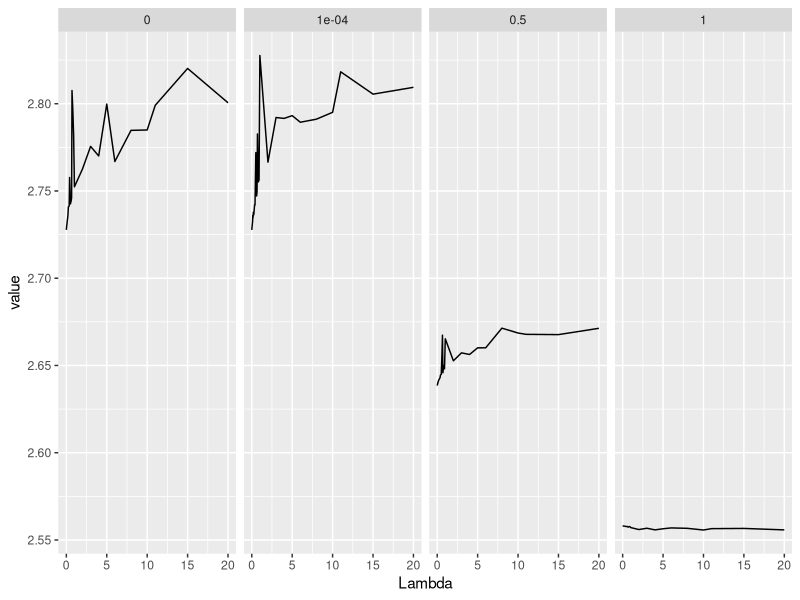

Write the R code that produced this figure.
# Project:   quarto-website
# Objective: MM algorithm for the elastic net
# Author:    Edoardo Costantini
# Created:   2023-11-03
# Modified:  2023-11-03
# Notes:

library(reshape2)
library(ggplot2)
library(dplyr)

# Data generation --------------------------------------------------------------

# Define sample size
n <- 50

# How many Predictors
p <- 9

# Create a baseline matrix
R <- diag(p)

# Define special correlation blocks
R[1, 2] <- .8
R[1, 3] <- .7
R[2, 3] <- .6
R[7, 8] <- .2
R[7, 9] <- .4
R[8, 9] <- .3

# Make it simmetrical
R[lower.tri(R)] <- t(R)[lower.tri(R)]

# Sample X
X <- MASS::mvrnorm(n = n, mu = rep(0, p), Sigma = R)

# Define regression coefficeints
B <- c(0, 1, 2, 0, 0, 3, 1.5, 1.5, 0)

# Define dependent variable
y <- X %*% B + rnorm(n, 0, 10)

# MM optimization procedure ----------------------------------------------------

EN_MM <- function(X, y, lambda_L, lambda_R) {
    # Define constant objects
    XX <- t(X) %*% X
    Xy <- t(X) %*% y

    # Define convergence criterion
    epsi <- 1e-12

    # Define starting values for iterative procedure
    conv <- FALSE
    iter <- 1

    # Initialize beta (i minus 1 = 0)
    B_im1 <- rnorm(p)

    # Define l1 penalty
    penalty_L <- sum(abs(B_im1))

    # Define l2 penalty
    penalty_R <- sum((B_im1)^2)

    # Loss function at i minus 1
    loss_im1 <- sum((y - X %*% B_im1)^2) + lambda_L * penalty_L + lambda_R * penalty_R

    while (conv == FALSE) {
        # Define D
        D <- diag((abs(B_im1) + epsi)^(-1))

        # Update Beta
        B_i <- solve(XX + lambda_L / 2 * D + diag(lambda_R, p)) %*% Xy

        # Update l1 penalty
        penalty_L <- colSums(abs(B_i))

        # Update l2 penalty
        penalty_R <- colSums(B_i^2)

        # Update loss function
        loss_i <- sum((y - X %*% B_i)^2) + lambda_L * penalty_L + lambda_R * penalty_R

        # Check convergence
        if (loss_im1 - loss_i < epsi) {
            conv <- TRUE
            B_hat <- B_i
            B_hat[(abs(B_i) < 100 * epsi)] <-  0
        }

        # Update iteration counter
        iter <- iter + 1

        # Update
        B_im1 <- B_i
        loss_im1 <- loss_i
    }

    # result
    as.vector(B_hat)
}

# Define possible values for Ridge
lambda_R_vector <- c(0, 1e-4, .5, 1)
lambda_L_vecotr <- c(20, 15, 11, 10, 8, 6, 5, 4, 3, 2, 1, 0.9, 0.8, 0.7, 0.65, 0.6, 0.5, 0.4, 0.35, 0.25, 0.2, 0.15, 0.125, 0.10, 0.09, 0.08, 0.05, 0.02, 0.015, 0.001, 0.0001, 0.00001, 0)

# Define experimental conditions
conds <- expand.grid(Lambda = lambda_L_vecotr, Ridge = lambda_R_vector)

# Empty matrix for storing estimated parameters
shelf <- matrix(NA, nrow = nrow(conds), ncol = p, dimnames = list(NULL, paste0("B", 1:p)))

# Loop over conditions
for(i in 1:nrow(conds)){
    shelf[i, ] <- EN_MM(X, y, lambda_L = conds[i, "Lambda"], lambda_R = conds[i, "Ridge"])
}

# Attach to conditions
results <- cbind(conds, shelf)

# Melt results
results_ggplot <- melt(results, id.var = c("Lambda", "Ridge"))
head(results_ggplot)

# Make plot
results_ggplot %>%
    filter(variable == "B2") %>% 
    ggplot(
        aes(
            x = Lambda,
            y = value,
            group = variable
        )
    ) +
    geom_line() +
    facet_grid(
        col = vars(Ridge)
    )
